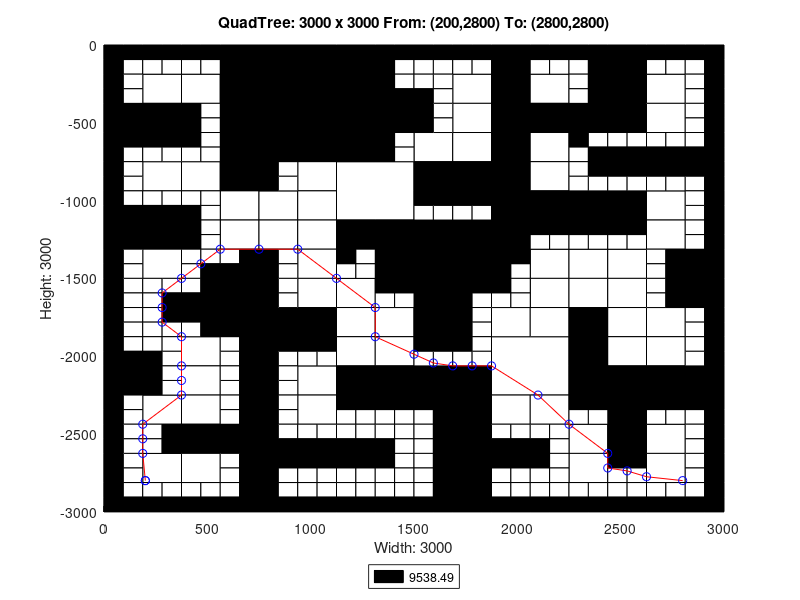

MATLAB code to generate this figure:
axis([0 3000 -3000 0]);
title('QuadTree: 3000 x 3000 From: (200,2800) To: (2800,2800)');
xlabel('Width: 3000');
ylabel('Height: 3000');
rectangle('Position',[750 -375 375 375], 'FaceColor',[0 0 0]);
rectangle('Position',[750 -750 375 375], 'FaceColor',[0 0 0]);
rectangle('Position',[1125 -1125 375 375], 'FaceColor',[1 1 1]);
rectangle('Position',[1500 -1500 375 375], 'FaceColor',[0 0 0]);
rectangle('Position',[1875 -2250 375 375], 'FaceColor',[1 1 1]);
rectangle('Position',[187.5 -375 187.5 187.5], 'FaceColor',[1 1 1]);
rectangle('Position',[562.5 -187.5 187.5 187.5], 'FaceColor',[0 0 0]);
rectangle('Position',[375 -375 187.5 187.5], 'FaceColor',[1 1 1]);
rectangle('Position',[562.5 -375 187.5 187.5], 'FaceColor',[0 0 0]);
rectangle('Position',[0 -562.5 187.5 187.5], 'FaceColor',[0 0 0]);
rectangle('Position',[187.5 -562.5 187.5 187.5], 'FaceColor',[0 0 0]);
rectangle('Position',[562.5 -562.5 187.5 187.5], 'FaceColor',[0 0 0]);
rectangle('Position',[562.5 -750 187.5 187.5], 'FaceColor',[0 0 0]);
rectangle('Position',[1125 -187.5 187.5 187.5], 'FaceColor',[0 0 0]);
rectangle('Position',[1125 -375 187.5 187.5], 'FaceColor',[0 0 0]);
rectangle('Position',[1125 -562.5 187.5 187.5], 'FaceColor',[0 0 0]);
rectangle('Position',[1312.5 -562.5 187.5 187.5], 'FaceColor',[0 0 0]);
rectangle('Position',[1125 -750 187.5 187.5], 'FaceColor',[0 0 0]);
rectangle('Position',[187.5 -937.5 187.5 187.5], 'FaceColor',[1 1 1]);
rectangle('Position',[375 -937.5 187.5 187.5], 'FaceColor',[1 1 1]);
rectangle('Position',[562.5 -937.5 187.5 187.5], 'FaceColor',[0 0 0]);
rectangle('Position',[562.5 -1125 187.5 187.5], 'FaceColor',[1 1 1]);
rectangle('Position',[0 -1312.5 187.5 187.5], 'FaceColor',[0 0 0]);
rectangle('Position',[187.5 -1312.5 187.5 187.5], 'FaceColor',[0 0 0]);
rectangle('Position',[187.5 -1500 187.5 187.5], 'FaceColor',[1 1 1]);
rectangle('Position',[562.5 -1312.5 187.5 187.5], 'FaceColor',[1 1 1]);
rectangle('Position',[937.5 -937.5 187.5 187.5], 'FaceColor',[1 1 1]);
rectangle('Position',[750 -1125 187.5 187.5], 'FaceColor',[1 1 1]);
rectangle('Position',[937.5 -1125 187.5 187.5], 'FaceColor',[1 1 1]);
rectangle('Position',[750 -1312.5 187.5 187.5], 'FaceColor',[1 1 1]);
rectangle('Position',[937.5 -1312.5 187.5 187.5], 'FaceColor',[1 1 1]);
rectangle('Position',[937.5 -1500 187.5 187.5], 'FaceColor',[1 1 1]);
rectangle('Position',[1125 -1312.5 187.5 187.5], 'FaceColor',[0 0 0]);
rectangle('Position',[1312.5 -1312.5 187.5 187.5], 'FaceColor',[0 0 0]);
rectangle('Position',[1312.5 -1500 187.5 187.5], 'FaceColor',[0 0 0]);
rectangle('Position',[1687.5 -375 187.5 187.5], 'FaceColor',[1 1 1]);
rectangle('Position',[1875 -187.5 187.5 187.5], 'FaceColor',[0 0 0]);
rectangle('Position',[1875 -375 187.5 187.5], 'FaceColor',[0 0 0]);
rectangle('Position',[2062.5 -375 187.5 187.5], 'FaceColor',[1 1 1]);
rectangle('Position',[1687.5 -562.5 187.5 187.5], 'FaceColor',[1 1 1]);
rectangle('Position',[1500 -750 187.5 187.5], 'FaceColor',[1 1 1]);
rectangle('Position',[1687.5 -750 187.5 187.5], 'FaceColor',[1 1 1]);
rectangle('Position',[1875 -562.5 187.5 187.5], 'FaceColor',[0 0 0]);
rectangle('Position',[2062.5 -562.5 187.5 187.5], 'FaceColor',[0 0 0]);
rectangle('Position',[1875 -750 187.5 187.5], 'FaceColor',[0 0 0]);
rectangle('Position',[2062.5 -750 187.5 187.5], 'FaceColor',[1 1 1]);
rectangle('Position',[2437.5 -187.5 187.5 187.5], 'FaceColor',[0 0 0]);
rectangle('Position',[2437.5 -375 187.5 187.5], 'FaceColor',[0 0 0]);
rectangle('Position',[2625 -375 187.5 187.5], 'FaceColor',[1 1 1]);
rectangle('Position',[2250 -562.5 187.5 187.5], 'FaceColor',[0 0 0]);
rectangle('Position',[2437.5 -562.5 187.5 187.5], 'FaceColor',[0 0 0]);
rectangle('Position',[2625 -562.5 187.5 187.5], 'FaceColor',[1 1 1]);
rectangle('Position',[1500 -937.5 187.5 187.5], 'FaceColor',[0 0 0]);
rectangle('Position',[1687.5 -937.5 187.5 187.5], 'FaceColor',[0 0 0]);
rectangle('Position',[1875 -937.5 187.5 187.5], 'FaceColor',[0 0 0]);
rectangle('Position',[2062.5 -937.5 187.5 187.5], 'FaceColor',[1 1 1]);
rectangle('Position',[1875 -1125 187.5 187.5], 'FaceColor',[0 0 0]);
rectangle('Position',[2062.5 -1125 187.5 187.5], 'FaceColor',[0 0 0]);
rectangle('Position',[1875 -1312.5 187.5 187.5], 'FaceColor',[0 0 0]);
rectangle('Position',[2062.5 -1500 187.5 187.5], 'FaceColor',[1 1 1]);
rectangle('Position',[2250 -1125 187.5 187.5], 'FaceColor',[0 0 0]);
rectangle('Position',[2437.5 -1125 187.5 187.5], 'FaceColor',[0 0 0]);
rectangle('Position',[2625 -1125 187.5 187.5], 'FaceColor',[1 1 1]);
rectangle('Position',[2250 -1500 187.5 187.5], 'FaceColor',[1 1 1]);
rectangle('Position',[2437.5 -1500 187.5 187.5], 'FaceColor',[1 1 1]);
rectangle('Position',[2625 -1312.5 187.5 187.5], 'FaceColor',[1 1 1]);
rectangle('Position',[2812.5 -1500 187.5 187.5], 'FaceColor',[0 0 0]);
rectangle('Position',[562.5 -1687.5 187.5 187.5], 'FaceColor',[0 0 0]);
rectangle('Position',[562.5 -1875 187.5 187.5], 'FaceColor',[0 0 0]);
rectangle('Position',[0 -2250 187.5 187.5], 'FaceColor',[0 0 0]);
rectangle('Position',[375 -2062.5 187.5 187.5], 'FaceColor',[1 1 1]);
rectangle('Position',[375 -2250 187.5 187.5], 'FaceColor',[1 1 1]);
rectangle('Position',[937.5 -1687.5 187.5 187.5], 'FaceColor',[1 1 1]);
rectangle('Position',[750 -1875 187.5 187.5], 'FaceColor',[0 0 0]);
rectangle('Position',[937.5 -1875 187.5 187.5], 'FaceColor',[0 0 0]);
rectangle('Position',[1125 -1687.5 187.5 187.5], 'FaceColor',[1 1 1]);
rectangle('Position',[1125 -1875 187.5 187.5], 'FaceColor',[1 1 1]);
rectangle('Position',[1312.5 -1875 187.5 187.5], 'FaceColor',[1 1 1]);
rectangle('Position',[937.5 -2250 187.5 187.5], 'FaceColor',[1 1 1]);
rectangle('Position',[1125 -2062.5 187.5 187.5], 'FaceColor',[1 1 1]);
rectangle('Position',[1312.5 -2062.5 187.5 187.5], 'FaceColor',[1 1 1]);
rectangle('Position',[1125 -2250 187.5 187.5], 'FaceColor',[0 0 0]);
rectangle('Position',[1312.5 -2250 187.5 187.5], 'FaceColor',[0 0 0]);
rectangle('Position',[187.5 -2437.5 187.5 187.5], 'FaceColor',[1 1 1]);
rectangle('Position',[375 -2437.5 187.5 187.5], 'FaceColor',[1 1 1]);
rectangle('Position',[375 -2625 187.5 187.5], 'FaceColor',[0 0 0]);
rectangle('Position',[562.5 -2625 187.5 187.5], 'FaceColor',[0 0 0]);
rectangle('Position',[187.5 -2812.5 187.5 187.5], 'FaceColor',[1 1 1]);
rectangle('Position',[375 -2812.5 187.5 187.5], 'FaceColor',[1 1 1]);
rectangle('Position',[937.5 -2437.5 187.5 187.5], 'FaceColor',[1 1 1]);
rectangle('Position',[1500 -1687.5 187.5 187.5], 'FaceColor',[0 0 0]);
rectangle('Position',[1500 -1875 187.5 187.5], 'FaceColor',[0 0 0]);
rectangle('Position',[2062.5 -1687.5 187.5 187.5], 'FaceColor',[1 1 1]);
rectangle('Position',[1875 -1875 187.5 187.5], 'FaceColor',[1 1 1]);
rectangle('Position',[2062.5 -1875 187.5 187.5], 'FaceColor',[1 1 1]);
rectangle('Position',[1500 -2250 187.5 187.5], 'FaceColor',[0 0 0]);
rectangle('Position',[1687.5 -2250 187.5 187.5], 'FaceColor',[0 0 0]);
rectangle('Position',[2250 -1687.5 187.5 187.5], 'FaceColor',[1 1 1]);
rectangle('Position',[2437.5 -1687.5 187.5 187.5], 'FaceColor',[1 1 1]);
rectangle('Position',[2250 -1875 187.5 187.5], 'FaceColor',[0 0 0]);
rectangle('Position',[2437.5 -1875 187.5 187.5], 'FaceColor',[1 1 1]);
rectangle('Position',[2812.5 -1687.5 187.5 187.5], 'FaceColor',[0 0 0]);
rectangle('Position',[2625 -1875 187.5 187.5], 'FaceColor',[1 1 1]);
rectangle('Position',[2250 -2062.5 187.5 187.5], 'FaceColor',[0 0 0]);
rectangle('Position',[2437.5 -2062.5 187.5 187.5], 'FaceColor',[1 1 1]);
rectangle('Position',[2250 -2250 187.5 187.5], 'FaceColor',[0 0 0]);
rectangle('Position',[2437.5 -2250 187.5 187.5], 'FaceColor',[0 0 0]);
rectangle('Position',[2625 -2062.5 187.5 187.5], 'FaceColor',[1 1 1]);
rectangle('Position',[2625 -2250 187.5 187.5], 'FaceColor',[0 0 0]);
rectangle('Position',[2812.5 -2250 187.5 187.5], 'FaceColor',[0 0 0]);
rectangle('Position',[1687.5 -2437.5 187.5 187.5], 'FaceColor',[0 0 0]);
rectangle('Position',[1687.5 -2625 187.5 187.5], 'FaceColor',[0 0 0]);
rectangle('Position',[1875 -2437.5 187.5 187.5], 'FaceColor',[1 1 1]);
rectangle('Position',[2062.5 -2437.5 187.5 187.5], 'FaceColor',[1 1 1]);
rectangle('Position',[1687.5 -2812.5 187.5 187.5], 'FaceColor',[0 0 0]);
rectangle('Position',[1687.5 -3000 187.5 187.5], 'FaceColor',[0 0 0]);
rectangle('Position',[2437.5 -2437.5 187.5 187.5], 'FaceColor',[0 0 0]);
rectangle('Position',[2250 -2625 187.5 187.5], 'FaceColor',[1 1 1]);
rectangle('Position',[2437.5 -2625 187.5 187.5], 'FaceColor',[0 0 0]);
rectangle('Position',[2625 -2625 187.5 187.5], 'FaceColor',[1 1 1]);
rectangle('Position',[2250 -2812.5 187.5 187.5], 'FaceColor',[1 1 1]);
rectangle('Position',[2625 -2812.5 187.5 187.5], 'FaceColor',[1 1 1]);
rectangle('Position',[0 -93.75 93.75 93.75], 'FaceColor',[0 0 0]);
rectangle('Position',[93.75 -93.75 93.75 93.75], 'FaceColor',[0 0 0]);
rectangle('Position',[0 -187.5 93.75 93.75], 'FaceColor',[0 0 0]);
rectangle('Position',[93.75 -187.5 93.75 93.75], 'FaceColor',[1 1 1]);
rectangle('Position',[187.5 -93.75 93.75 93.75], 'FaceColor',[0 0 0]);
rectangle('Position',[281.25 -93.75 93.75 93.75], 'FaceColor',[0 0 0]);
rectangle('Position',[187.5 -187.5 93.75 93.75], 'FaceColor',[1 1 1]);
rectangle('Position',[281.25 -187.5 93.75 93.75], 'FaceColor',[1 1 1]);
rectangle('Position',[0 -281.25 93.75 93.75], 'FaceColor',[0 0 0]);
rectangle('Position',[93.75 -281.25 93.75 93.75], 'FaceColor',[1 1 1]);
rectangle('Position',[0 -375 93.75 93.75], 'FaceColor',[0 0 0]);
rectangle('Position',[93.75 -375 93.75 93.75], 'FaceColor',[1 1 1]);
rectangle('Position',[375 -93.75 93.75 93.75], 'FaceColor',[0 0 0]);
rectangle('Position',[468.75 -93.75 93.75 93.75], 'FaceColor',[0 0 0]);
rectangle('Position',[375 -187.5 93.75 93.75], 'FaceColor',[1 1 1]);
rectangle('Position',[468.75 -187.5 93.75 93.75], 'FaceColor',[1 1 1]);
rectangle('Position',[0 -656.25 93.75 93.75], 'FaceColor',[0 0 0]);
rectangle('Position',[93.75 -656.25 93.75 93.75], 'FaceColor',[0 0 0]);
rectangle('Position',[0 -750 93.75 93.75], 'FaceColor',[0 0 0]);
rectangle('Position',[93.75 -750 93.75 93.75], 'FaceColor',[1 1 1]);
rectangle('Position',[187.5 -656.25 93.75 93.75], 'FaceColor',[0 0 0]);
rectangle('Position',[281.25 -656.25 93.75 93.75], 'FaceColor',[0 0 0]);
rectangle('Position',[187.5 -750 93.75 93.75], 'FaceColor',[1 1 1]);
rectangle('Position',[281.25 -750 93.75 93.75], 'FaceColor',[1 1 1]);
rectangle('Position',[375 -468.75 93.75 93.75], 'FaceColor',[0 0 0]);
rectangle('Position',[468.75 -468.75 93.75 93.75], 'FaceColor',[1 1 1]);
rectangle('Position',[375 -562.5 93.75 93.75], 'FaceColor',[0 0 0]);
rectangle('Position',[468.75 -562.5 93.75 93.75], 'FaceColor',[1 1 1]);
rectangle('Position',[375 -656.25 93.75 93.75], 'FaceColor',[0 0 0]);
rectangle('Position',[468.75 -656.25 93.75 93.75], 'FaceColor',[1 1 1]);
rectangle('Position',[375 -750 93.75 93.75], 'FaceColor',[1 1 1]);
rectangle('Position',[468.75 -750 93.75 93.75], 'FaceColor',[1 1 1]);
rectangle('Position',[1312.5 -93.75 93.75 93.75], 'FaceColor',[0 0 0]);
rectangle('Position',[1406.25 -93.75 93.75 93.75], 'FaceColor',[0 0 0]);
rectangle('Position',[1312.5 -187.5 93.75 93.75], 'FaceColor',[0 0 0]);
rectangle('Position',[1406.25 -187.5 93.75 93.75], 'FaceColor',[1 1 1]);
rectangle('Position',[1312.5 -281.25 93.75 93.75], 'FaceColor',[0 0 0]);
rectangle('Position',[1406.25 -281.25 93.75 93.75], 'FaceColor',[1 1 1]);
rectangle('Position',[1312.5 -375 93.75 93.75], 'FaceColor',[0 0 0]);
rectangle('Position',[1406.25 -375 93.75 93.75], 'FaceColor',[0 0 0]);
rectangle('Position',[1312.5 -656.25 93.75 93.75], 'FaceColor',[0 0 0]);
rectangle('Position',[1406.25 -656.25 93.75 93.75], 'FaceColor',[1 1 1]);
rectangle('Position',[1312.5 -750 93.75 93.75], 'FaceColor',[0 0 0]);
rectangle('Position',[1406.25 -750 93.75 93.75], 'FaceColor',[1 1 1]);
rectangle('Position',[0 -843.75 93.75 93.75], 'FaceColor',[0 0 0]);
rectangle('Position',[93.75 -843.75 93.75 93.75], 'FaceColor',[1 1 1]);
rectangle('Position',[0 -937.5 93.75 93.75], 'FaceColor',[0 0 0]);
rectangle('Position',[93.75 -937.5 93.75 93.75], 'FaceColor',[1 1 1]);
rectangle('Position',[0 -1031.25 93.75 93.75], 'FaceColor',[0 0 0]);
rectangle('Position',[93.75 -1031.25 93.75 93.75], 'FaceColor',[1 1 1]);
rectangle('Position',[0 -1125 93.75 93.75], 'FaceColor',[0 0 0]);
rectangle('Position',[93.75 -1125 93.75 93.75], 'FaceColor',[0 0 0]);
rectangle('Position',[187.5 -1031.25 93.75 93.75], 'FaceColor',[1 1 1]);
rectangle('Position',[281.25 -1031.25 93.75 93.75], 'FaceColor',[1 1 1]);
rectangle('Position',[187.5 -1125 93.75 93.75], 'FaceColor',[0 0 0]);
rectangle('Position',[281.25 -1125 93.75 93.75], 'FaceColor',[0 0 0]);
rectangle('Position',[375 -1031.25 93.75 93.75], 'FaceColor',[1 1 1]);
rectangle('Position',[468.75 -1031.25 93.75 93.75], 'FaceColor',[1 1 1]);
rectangle('Position',[375 -1125 93.75 93.75], 'FaceColor',[0 0 0]);
rectangle('Position',[468.75 -1125 93.75 93.75], 'FaceColor',[1 1 1]);
rectangle('Position',[0 -1406.25 93.75 93.75], 'FaceColor',[0 0 0]);
rectangle('Position',[93.75 -1406.25 93.75 93.75], 'FaceColor',[1 1 1]);
rectangle('Position',[0 -1500 93.75 93.75], 'FaceColor',[0 0 0]);
rectangle('Position',[93.75 -1500 93.75 93.75], 'FaceColor',[1 1 1]);
rectangle('Position',[375 -1218.75 93.75 93.75], 'FaceColor',[0 0 0]);
rectangle('Position',[468.75 -1218.75 93.75 93.75], 'FaceColor',[1 1 1]);
rectangle('Position',[375 -1312.5 93.75 93.75], 'FaceColor',[0 0 0]);
rectangle('Position',[468.75 -1312.5 93.75 93.75], 'FaceColor',[1 1 1]);
rectangle('Position',[375 -1406.25 93.75 93.75], 'FaceColor',[1 1 1]);
rectangle('Position',[468.75 -1406.25 93.75 93.75], 'FaceColor',[1 1 1]);
rectangle('Position',[375 -1500 93.75 93.75], 'FaceColor',[1 1 1]);
rectangle('Position',[468.75 -1500 93.75 93.75], 'FaceColor',[0 0 0]);
rectangle('Position',[562.5 -1406.25 93.75 93.75], 'FaceColor',[1 1 1]);
rectangle('Position',[656.25 -1406.25 93.75 93.75], 'FaceColor',[0 0 0]);
rectangle('Position',[562.5 -1500 93.75 93.75], 'FaceColor',[0 0 0]);
rectangle('Position',[656.25 -1500 93.75 93.75], 'FaceColor',[0 0 0]);
rectangle('Position',[750 -843.75 93.75 93.75], 'FaceColor',[0 0 0]);
rectangle('Position',[843.75 -843.75 93.75 93.75], 'FaceColor',[1 1 1]);
rectangle('Position',[750 -937.5 93.75 93.75], 'FaceColor',[0 0 0]);
rectangle('Position',[843.75 -937.5 93.75 93.75], 'FaceColor',[1 1 1]);
rectangle('Position',[750 -1406.25 93.75 93.75], 'FaceColor',[0 0 0]);
rectangle('Position',[843.75 -1406.25 93.75 93.75], 'FaceColor',[1 1 1]);
rectangle('Position',[750 -1500 93.75 93.75], 'FaceColor',[0 0 0]);
rectangle('Position',[843.75 -1500 93.75 93.75], 'FaceColor',[1 1 1]);
rectangle('Position',[1125 -1406.25 93.75 93.75], 'FaceColor',[0 0 0]);
rectangle('Position',[1218.75 -1406.25 93.75 93.75], 'FaceColor',[1 1 1]);
rectangle('Position',[1125 -1500 93.75 93.75], 'FaceColor',[1 1 1]);
rectangle('Position',[1218.75 -1500 93.75 93.75], 'FaceColor',[1 1 1]);
rectangle('Position',[1500 -93.75 93.75 93.75], 'FaceColor',[0 0 0]);
rectangle('Position',[1593.75 -93.75 93.75 93.75], 'FaceColor',[0 0 0]);
rectangle('Position',[1500 -187.5 93.75 93.75], 'FaceColor',[1 1 1]);
rectangle('Position',[1593.75 -187.5 93.75 93.75], 'FaceColor',[1 1 1]);
rectangle('Position',[1687.5 -93.75 93.75 93.75], 'FaceColor',[0 0 0]);
rectangle('Position',[1781.25 -93.75 93.75 93.75], 'FaceColor',[0 0 0]);
rectangle('Position',[1687.5 -187.5 93.75 93.75], 'FaceColor',[1 1 1]);
rectangle('Position',[1781.25 -187.5 93.75 93.75], 'FaceColor',[1 1 1]);
rectangle('Position',[1500 -281.25 93.75 93.75], 'FaceColor',[1 1 1]);
rectangle('Position',[1593.75 -281.25 93.75 93.75], 'FaceColor',[1 1 1]);
rectangle('Position',[1500 -375 93.75 93.75], 'FaceColor',[0 0 0]);
rectangle('Position',[1593.75 -375 93.75 93.75], 'FaceColor',[1 1 1]);
rectangle('Position',[2062.5 -93.75 93.75 93.75], 'FaceColor',[0 0 0]);
rectangle('Position',[2156.25 -93.75 93.75 93.75], 'FaceColor',[0 0 0]);
rectangle('Position',[2062.5 -187.5 93.75 93.75], 'FaceColor',[1 1 1]);
rectangle('Position',[2156.25 -187.5 93.75 93.75], 'FaceColor',[1 1 1]);
rectangle('Position',[1500 -468.75 93.75 93.75], 'FaceColor',[0 0 0]);
rectangle('Position',[1593.75 -468.75 93.75 93.75], 'FaceColor',[1 1 1]);
rectangle('Position',[1500 -562.5 93.75 93.75], 'FaceColor',[0 0 0]);
rectangle('Position',[1593.75 -562.5 93.75 93.75], 'FaceColor',[1 1 1]);
rectangle('Position',[2250 -93.75 93.75 93.75], 'FaceColor',[0 0 0]);
rectangle('Position',[2343.75 -93.75 93.75 93.75], 'FaceColor',[0 0 0]);
rectangle('Position',[2250 -187.5 93.75 93.75], 'FaceColor',[1 1 1]);
rectangle('Position',[2343.75 -187.5 93.75 93.75], 'FaceColor',[0 0 0]);
rectangle('Position',[2250 -281.25 93.75 93.75], 'FaceColor',[1 1 1]);
rectangle('Position',[2343.75 -281.25 93.75 93.75], 'FaceColor',[0 0 0]);
rectangle('Position',[2250 -375 93.75 93.75], 'FaceColor',[1 1 1]);
rectangle('Position',[2343.75 -375 93.75 93.75], 'FaceColor',[0 0 0]);
rectangle('Position',[2625 -93.75 93.75 93.75], 'FaceColor',[0 0 0]);
rectangle('Position',[2718.75 -93.75 93.75 93.75], 'FaceColor',[0 0 0]);
rectangle('Position',[2625 -187.5 93.75 93.75], 'FaceColor',[1 1 1]);
rectangle('Position',[2718.75 -187.5 93.75 93.75], 'FaceColor',[1 1 1]);
rectangle('Position',[2812.5 -93.75 93.75 93.75], 'FaceColor',[0 0 0]);
rectangle('Position',[2906.25 -93.75 93.75 93.75], 'FaceColor',[0 0 0]);
rectangle('Position',[2812.5 -187.5 93.75 93.75], 'FaceColor',[1 1 1]);
rectangle('Position',[2906.25 -187.5 93.75 93.75], 'FaceColor',[0 0 0]);
rectangle('Position',[2812.5 -281.25 93.75 93.75], 'FaceColor',[1 1 1]);
rectangle('Position',[2906.25 -281.25 93.75 93.75], 'FaceColor',[0 0 0]);
rectangle('Position',[2812.5 -375 93.75 93.75], 'FaceColor',[1 1 1]);
rectangle('Position',[2906.25 -375 93.75 93.75], 'FaceColor',[0 0 0]);
rectangle('Position',[2250 -656.25 93.75 93.75], 'FaceColor',[0 0 0]);
rectangle('Position',[2343.75 -656.25 93.75 93.75], 'FaceColor',[1 1 1]);
rectangle('Position',[2250 -750 93.75 93.75], 'FaceColor',[1 1 1]);
rectangle('Position',[2343.75 -750 93.75 93.75], 'FaceColor',[0 0 0]);
rectangle('Position',[2437.5 -656.25 93.75 93.75], 'FaceColor',[1 1 1]);
rectangle('Position',[2531.25 -656.25 93.75 93.75], 'FaceColor',[1 1 1]);
rectangle('Position',[2437.5 -750 93.75 93.75], 'FaceColor',[0 0 0]);
rectangle('Position',[2531.25 -750 93.75 93.75], 'FaceColor',[0 0 0]);
rectangle('Position',[2812.5 -468.75 93.75 93.75], 'FaceColor',[1 1 1]);
rectangle('Position',[2906.25 -468.75 93.75 93.75], 'FaceColor',[0 0 0]);
rectangle('Position',[2812.5 -562.5 93.75 93.75], 'FaceColor',[1 1 1]);
rectangle('Position',[2906.25 -562.5 93.75 93.75], 'FaceColor',[0 0 0]);
rectangle('Position',[2625 -656.25 93.75 93.75], 'FaceColor',[1 1 1]);
rectangle('Position',[2718.75 -656.25 93.75 93.75], 'FaceColor',[1 1 1]);
rectangle('Position',[2625 -750 93.75 93.75], 'FaceColor',[0 0 0]);
rectangle('Position',[2718.75 -750 93.75 93.75], 'FaceColor',[0 0 0]);
rectangle('Position',[2812.5 -656.25 93.75 93.75], 'FaceColor',[1 1 1]);
rectangle('Position',[2906.25 -656.25 93.75 93.75], 'FaceColor',[0 0 0]);
rectangle('Position',[2812.5 -750 93.75 93.75], 'FaceColor',[0 0 0]);
rectangle('Position',[2906.25 -750 93.75 93.75], 'FaceColor',[0 0 0]);
rectangle('Position',[1500 -1031.25 93.75 93.75], 'FaceColor',[0 0 0]);
rectangle('Position',[1593.75 -1031.25 93.75 93.75], 'FaceColor',[0 0 0]);
rectangle('Position',[1500 -1125 93.75 93.75], 'FaceColor',[1 1 1]);
rectangle('Position',[1593.75 -1125 93.75 93.75], 'FaceColor',[1 1 1]);
rectangle('Position',[1687.5 -1031.25 93.75 93.75], 'FaceColor',[0 0 0]);
rectangle('Position',[1781.25 -1031.25 93.75 93.75], 'FaceColor',[0 0 0]);
rectangle('Position',[1687.5 -1125 93.75 93.75], 'FaceColor',[1 1 1]);
rectangle('Position',[1781.25 -1125 93.75 93.75], 'FaceColor',[1 1 1]);
rectangle('Position',[2062.5 -1218.75 93.75 93.75], 'FaceColor',[0 0 0]);
rectangle('Position',[2156.25 -1218.75 93.75 93.75], 'FaceColor',[0 0 0]);
rectangle('Position',[2062.5 -1312.5 93.75 93.75], 'FaceColor',[1 1 1]);
rectangle('Position',[2156.25 -1312.5 93.75 93.75], 'FaceColor',[1 1 1]);
rectangle('Position',[1875 -1406.25 93.75 93.75], 'FaceColor',[0 0 0]);
rectangle('Position',[1968.75 -1406.25 93.75 93.75], 'FaceColor',[0 0 0]);
rectangle('Position',[1875 -1500 93.75 93.75], 'FaceColor',[0 0 0]);
rectangle('Position',[1968.75 -1500 93.75 93.75], 'FaceColor',[1 1 1]);
rectangle('Position',[2250 -843.75 93.75 93.75], 'FaceColor',[1 1 1]);
rectangle('Position',[2343.75 -843.75 93.75 93.75], 'FaceColor',[0 0 0]);
rectangle('Position',[2250 -937.5 93.75 93.75], 'FaceColor',[1 1 1]);
rectangle('Position',[2343.75 -937.5 93.75 93.75], 'FaceColor',[1 1 1]);
rectangle('Position',[2437.5 -843.75 93.75 93.75], 'FaceColor',[0 0 0]);
rectangle('Position',[2531.25 -843.75 93.75 93.75], 'FaceColor',[0 0 0]);
rectangle('Position',[2437.5 -937.5 93.75 93.75], 'FaceColor',[1 1 1]);
rectangle('Position',[2531.25 -937.5 93.75 93.75], 'FaceColor',[1 1 1]);
rectangle('Position',[2625 -843.75 93.75 93.75], 'FaceColor',[0 0 0]);
rectangle('Position',[2718.75 -843.75 93.75 93.75], 'FaceColor',[0 0 0]);
rectangle('Position',[2625 -937.5 93.75 93.75], 'FaceColor',[1 1 1]);
rectangle('Position',[2718.75 -937.5 93.75 93.75], 'FaceColor',[1 1 1]);
rectangle('Position',[2812.5 -843.75 93.75 93.75], 'FaceColor',[0 0 0]);
rectangle('Position',[2906.25 -843.75 93.75 93.75], 'FaceColor',[0 0 0]);
rectangle('Position',[2812.5 -937.5 93.75 93.75], 'FaceColor',[1 1 1]);
rectangle('Position',[2906.25 -937.5 93.75 93.75], 'FaceColor',[0 0 0]);
rectangle('Position',[2812.5 -1031.25 93.75 93.75], 'FaceColor',[1 1 1]);
rectangle('Position',[2906.25 -1031.25 93.75 93.75], 'FaceColor',[0 0 0]);
rectangle('Position',[2812.5 -1125 93.75 93.75], 'FaceColor',[1 1 1]);
rectangle('Position',[2906.25 -1125 93.75 93.75], 'FaceColor',[0 0 0]);
rectangle('Position',[2250 -1218.75 93.75 93.75], 'FaceColor',[0 0 0]);
rectangle('Position',[2343.75 -1218.75 93.75 93.75], 'FaceColor',[0 0 0]);
rectangle('Position',[2250 -1312.5 93.75 93.75], 'FaceColor',[1 1 1]);
rectangle('Position',[2343.75 -1312.5 93.75 93.75], 'FaceColor',[1 1 1]);
rectangle('Position',[2437.5 -1218.75 93.75 93.75], 'FaceColor',[0 0 0]);
rectangle('Position',[2531.25 -1218.75 93.75 93.75], 'FaceColor',[0 0 0]);
rectangle('Position',[2437.5 -1312.5 93.75 93.75], 'FaceColor',[1 1 1]);
rectangle('Position',[2531.25 -1312.5 93.75 93.75], 'FaceColor',[1 1 1]);
rectangle('Position',[2812.5 -1218.75 93.75 93.75], 'FaceColor',[1 1 1]);
rectangle('Position',[2906.25 -1218.75 93.75 93.75], 'FaceColor',[0 0 0]);
rectangle('Position',[2812.5 -1312.5 93.75 93.75], 'FaceColor',[1 1 1]);
rectangle('Position',[2906.25 -1312.5 93.75 93.75], 'FaceColor',[0 0 0]);
rectangle('Position',[2625 -1406.25 93.75 93.75], 'FaceColor',[1 1 1]);
rectangle('Position',[2718.75 -1406.25 93.75 93.75], 'FaceColor',[0 0 0]);
rectangle('Position',[2625 -1500 93.75 93.75], 'FaceColor',[1 1 1]);
rectangle('Position',[2718.75 -1500 93.75 93.75], 'FaceColor',[0 0 0]);
rectangle('Position',[0 -1593.75 93.75 93.75], 'FaceColor',[0 0 0]);
rectangle('Position',[93.75 -1593.75 93.75 93.75], 'FaceColor',[1 1 1]);
rectangle('Position',[0 -1687.5 93.75 93.75], 'FaceColor',[0 0 0]);
rectangle('Position',[93.75 -1687.5 93.75 93.75], 'FaceColor',[1 1 1]);
rectangle('Position',[187.5 -1593.75 93.75 93.75], 'FaceColor',[1 1 1]);
rectangle('Position',[281.25 -1593.75 93.75 93.75], 'FaceColor',[1 1 1]);
rectangle('Position',[187.5 -1687.5 93.75 93.75], 'FaceColor',[1 1 1]);
rectangle('Position',[281.25 -1687.5 93.75 93.75], 'FaceColor',[0 0 0]);
rectangle('Position',[0 -1781.25 93.75 93.75], 'FaceColor',[0 0 0]);
rectangle('Position',[93.75 -1781.25 93.75 93.75], 'FaceColor',[1 1 1]);
rectangle('Position',[0 -1875 93.75 93.75], 'FaceColor',[0 0 0]);
rectangle('Position',[93.75 -1875 93.75 93.75], 'FaceColor',[1 1 1]);
rectangle('Position',[187.5 -1781.25 93.75 93.75], 'FaceColor',[1 1 1]);
rectangle('Position',[281.25 -1781.25 93.75 93.75], 'FaceColor',[0 0 0]);
rectangle('Position',[187.5 -1875 93.75 93.75], 'FaceColor',[1 1 1]);
rectangle('Position',[281.25 -1875 93.75 93.75], 'FaceColor',[1 1 1]);
rectangle('Position',[375 -1593.75 93.75 93.75], 'FaceColor',[1 1 1]);
rectangle('Position',[468.75 -1593.75 93.75 93.75], 'FaceColor',[0 0 0]);
rectangle('Position',[375 -1687.5 93.75 93.75], 'FaceColor',[0 0 0]);
rectangle('Position',[468.75 -1687.5 93.75 93.75], 'FaceColor',[0 0 0]);
rectangle('Position',[375 -1781.25 93.75 93.75], 'FaceColor',[0 0 0]);
rectangle('Position',[468.75 -1781.25 93.75 93.75], 'FaceColor',[0 0 0]);
rectangle('Position',[375 -1875 93.75 93.75], 'FaceColor',[1 1 1]);
rectangle('Position',[468.75 -1875 93.75 93.75], 'FaceColor',[0 0 0]);
rectangle('Position',[0 -1968.75 93.75 93.75], 'FaceColor',[0 0 0]);
rectangle('Position',[93.75 -1968.75 93.75 93.75], 'FaceColor',[1 1 1]);
rectangle('Position',[0 -2062.5 93.75 93.75], 'FaceColor',[0 0 0]);
rectangle('Position',[93.75 -2062.5 93.75 93.75], 'FaceColor',[0 0 0]);
rectangle('Position',[187.5 -1968.75 93.75 93.75], 'FaceColor',[1 1 1]);
rectangle('Position',[281.25 -1968.75 93.75 93.75], 'FaceColor',[1 1 1]);
rectangle('Position',[187.5 -2062.5 93.75 93.75], 'FaceColor',[0 0 0]);
rectangle('Position',[281.25 -2062.5 93.75 93.75], 'FaceColor',[1 1 1]);
rectangle('Position',[187.5 -2156.25 93.75 93.75], 'FaceColor',[0 0 0]);
rectangle('Position',[281.25 -2156.25 93.75 93.75], 'FaceColor',[1 1 1]);
rectangle('Position',[187.5 -2250 93.75 93.75], 'FaceColor',[0 0 0]);
rectangle('Position',[281.25 -2250 93.75 93.75], 'FaceColor',[1 1 1]);
rectangle('Position',[562.5 -1968.75 93.75 93.75], 'FaceColor',[1 1 1]);
rectangle('Position',[656.25 -1968.75 93.75 93.75], 'FaceColor',[0 0 0]);
rectangle('Position',[562.5 -2062.5 93.75 93.75], 'FaceColor',[1 1 1]);
rectangle('Position',[656.25 -2062.5 93.75 93.75], 'FaceColor',[0 0 0]);
rectangle('Position',[562.5 -2156.25 93.75 93.75], 'FaceColor',[1 1 1]);
rectangle('Position',[656.25 -2156.25 93.75 93.75], 'FaceColor',[0 0 0]);
rectangle('Position',[562.5 -2250 93.75 93.75], 'FaceColor',[1 1 1]);
rectangle('Position',[656.25 -2250 93.75 93.75], 'FaceColor',[0 0 0]);
rectangle('Position',[750 -1593.75 93.75 93.75], 'FaceColor',[0 0 0]);
rectangle('Position',[843.75 -1593.75 93.75 93.75], 'FaceColor',[1 1 1]);
rectangle('Position',[750 -1687.5 93.75 93.75], 'FaceColor',[0 0 0]);
rectangle('Position',[843.75 -1687.5 93.75 93.75], 'FaceColor',[1 1 1]);
rectangle('Position',[1312.5 -1593.75 93.75 93.75], 'FaceColor',[0 0 0]);
rectangle('Position',[1406.25 -1593.75 93.75 93.75], 'FaceColor',[0 0 0]);
rectangle('Position',[1312.5 -1687.5 93.75 93.75], 'FaceColor',[1 1 1]);
rectangle('Position',[1406.25 -1687.5 93.75 93.75], 'FaceColor',[1 1 1]);
rectangle('Position',[750 -1968.75 93.75 93.75], 'FaceColor',[0 0 0]);
rectangle('Position',[843.75 -1968.75 93.75 93.75], 'FaceColor',[0 0 0]);
rectangle('Position',[750 -2062.5 93.75 93.75], 'FaceColor',[0 0 0]);
rectangle('Position',[843.75 -2062.5 93.75 93.75], 'FaceColor',[1 1 1]);
rectangle('Position',[937.5 -1968.75 93.75 93.75], 'FaceColor',[0 0 0]);
rectangle('Position',[1031.25 -1968.75 93.75 93.75], 'FaceColor',[0 0 0]);
rectangle('Position',[937.5 -2062.5 93.75 93.75], 'FaceColor',[1 1 1]);
rectangle('Position',[1031.25 -2062.5 93.75 93.75], 'FaceColor',[1 1 1]);
rectangle('Position',[750 -2156.25 93.75 93.75], 'FaceColor',[0 0 0]);
rectangle('Position',[843.75 -2156.25 93.75 93.75], 'FaceColor',[1 1 1]);
rectangle('Position',[750 -2250 93.75 93.75], 'FaceColor',[0 0 0]);
rectangle('Position',[843.75 -2250 93.75 93.75], 'FaceColor',[1 1 1]);
rectangle('Position',[0 -2343.75 93.75 93.75], 'FaceColor',[0 0 0]);
rectangle('Position',[93.75 -2343.75 93.75 93.75], 'FaceColor',[1 1 1]);
rectangle('Position',[0 -2437.5 93.75 93.75], 'FaceColor',[0 0 0]);
rectangle('Position',[93.75 -2437.5 93.75 93.75], 'FaceColor',[1 1 1]);
rectangle('Position',[0 -2531.25 93.75 93.75], 'FaceColor',[0 0 0]);
rectangle('Position',[93.75 -2531.25 93.75 93.75], 'FaceColor',[1 1 1]);
rectangle('Position',[0 -2625 93.75 93.75], 'FaceColor',[0 0 0]);
rectangle('Position',[93.75 -2625 93.75 93.75], 'FaceColor',[1 1 1]);
rectangle('Position',[187.5 -2531.25 93.75 93.75], 'FaceColor',[1 1 1]);
rectangle('Position',[281.25 -2531.25 93.75 93.75], 'FaceColor',[0 0 0]);
rectangle('Position',[187.5 -2625 93.75 93.75], 'FaceColor',[1 1 1]);
rectangle('Position',[281.25 -2625 93.75 93.75], 'FaceColor',[0 0 0]);
rectangle('Position',[562.5 -2343.75 93.75 93.75], 'FaceColor',[1 1 1]);
rectangle('Position',[656.25 -2343.75 93.75 93.75], 'FaceColor',[0 0 0]);
rectangle('Position',[562.5 -2437.5 93.75 93.75], 'FaceColor',[1 1 1]);
rectangle('Position',[656.25 -2437.5 93.75 93.75], 'FaceColor',[0 0 0]);
rectangle('Position',[0 -2718.75 93.75 93.75], 'FaceColor',[0 0 0]);
rectangle('Position',[93.75 -2718.75 93.75 93.75], 'FaceColor',[1 1 1]);
rectangle('Position',[0 -2812.5 93.75 93.75], 'FaceColor',[0 0 0]);
rectangle('Position',[93.75 -2812.5 93.75 93.75], 'FaceColor',[1 1 1]);
rectangle('Position',[0 -2906.25 93.75 93.75], 'FaceColor',[0 0 0]);
rectangle('Position',[93.75 -2906.25 93.75 93.75], 'FaceColor',[1 1 1]);
rectangle('Position',[0 -3000 93.75 93.75], 'FaceColor',[0 0 0]);
rectangle('Position',[93.75 -3000 93.75 93.75], 'FaceColor',[0 0 0]);
rectangle('Position',[187.5 -2906.25 93.75 93.75], 'FaceColor',[1 1 1]);
rectangle('Position',[281.25 -2906.25 93.75 93.75], 'FaceColor',[1 1 1]);
rectangle('Position',[187.5 -3000 93.75 93.75], 'FaceColor',[0 0 0]);
rectangle('Position',[281.25 -3000 93.75 93.75], 'FaceColor',[0 0 0]);
rectangle('Position',[562.5 -2718.75 93.75 93.75], 'FaceColor',[1 1 1]);
rectangle('Position',[656.25 -2718.75 93.75 93.75], 'FaceColor',[0 0 0]);
rectangle('Position',[562.5 -2812.5 93.75 93.75], 'FaceColor',[1 1 1]);
rectangle('Position',[656.25 -2812.5 93.75 93.75], 'FaceColor',[0 0 0]);
rectangle('Position',[375 -2906.25 93.75 93.75], 'FaceColor',[1 1 1]);
rectangle('Position',[468.75 -2906.25 93.75 93.75], 'FaceColor',[1 1 1]);
rectangle('Position',[375 -3000 93.75 93.75], 'FaceColor',[0 0 0]);
rectangle('Position',[468.75 -3000 93.75 93.75], 'FaceColor',[0 0 0]);
rectangle('Position',[562.5 -2906.25 93.75 93.75], 'FaceColor',[1 1 1]);
rectangle('Position',[656.25 -2906.25 93.75 93.75], 'FaceColor',[0 0 0]);
rectangle('Position',[562.5 -3000 93.75 93.75], 'FaceColor',[0 0 0]);
rectangle('Position',[656.25 -3000 93.75 93.75], 'FaceColor',[0 0 0]);
rectangle('Position',[750 -2343.75 93.75 93.75], 'FaceColor',[0 0 0]);
rectangle('Position',[843.75 -2343.75 93.75 93.75], 'FaceColor',[1 1 1]);
rectangle('Position',[750 -2437.5 93.75 93.75], 'FaceColor',[0 0 0]);
rectangle('Position',[843.75 -2437.5 93.75 93.75], 'FaceColor',[1 1 1]);
rectangle('Position',[750 -2531.25 93.75 93.75], 'FaceColor',[0 0 0]);
rectangle('Position',[843.75 -2531.25 93.75 93.75], 'FaceColor',[1 1 1]);
rectangle('Position',[750 -2625 93.75 93.75], 'FaceColor',[0 0 0]);
rectangle('Position',[843.75 -2625 93.75 93.75], 'FaceColor',[0 0 0]);
rectangle('Position',[937.5 -2531.25 93.75 93.75], 'FaceColor',[1 1 1]);
rectangle('Position',[1031.25 -2531.25 93.75 93.75], 'FaceColor',[1 1 1]);
rectangle('Position',[937.5 -2625 93.75 93.75], 'FaceColor',[0 0 0]);
rectangle('Position',[1031.25 -2625 93.75 93.75], 'FaceColor',[0 0 0]);
rectangle('Position',[1125 -2343.75 93.75 93.75], 'FaceColor',[0 0 0]);
rectangle('Position',[1218.75 -2343.75 93.75 93.75], 'FaceColor',[0 0 0]);
rectangle('Position',[1125 -2437.5 93.75 93.75], 'FaceColor',[1 1 1]);
rectangle('Position',[1218.75 -2437.5 93.75 93.75], 'FaceColor',[1 1 1]);
rectangle('Position',[1312.5 -2343.75 93.75 93.75], 'FaceColor',[0 0 0]);
rectangle('Position',[1406.25 -2343.75 93.75 93.75], 'FaceColor',[0 0 0]);
rectangle('Position',[1312.5 -2437.5 93.75 93.75], 'FaceColor',[1 1 1]);
rectangle('Position',[1406.25 -2437.5 93.75 93.75], 'FaceColor',[1 1 1]);
rectangle('Position',[1125 -2531.25 93.75 93.75], 'FaceColor',[1 1 1]);
rectangle('Position',[1218.75 -2531.25 93.75 93.75], 'FaceColor',[1 1 1]);
rectangle('Position',[1125 -2625 93.75 93.75], 'FaceColor',[0 0 0]);
rectangle('Position',[1218.75 -2625 93.75 93.75], 'FaceColor',[0 0 0]);
rectangle('Position',[1312.5 -2531.25 93.75 93.75], 'FaceColor',[1 1 1]);
rectangle('Position',[1406.25 -2531.25 93.75 93.75], 'FaceColor',[1 1 1]);
rectangle('Position',[1312.5 -2625 93.75 93.75], 'FaceColor',[0 0 0]);
rectangle('Position',[1406.25 -2625 93.75 93.75], 'FaceColor',[1 1 1]);
rectangle('Position',[750 -2718.75 93.75 93.75], 'FaceColor',[0 0 0]);
rectangle('Position',[843.75 -2718.75 93.75 93.75], 'FaceColor',[0 0 0]);
rectangle('Position',[750 -2812.5 93.75 93.75], 'FaceColor',[0 0 0]);
rectangle('Position',[843.75 -2812.5 93.75 93.75], 'FaceColor',[1 1 1]);
rectangle('Position',[937.5 -2718.75 93.75 93.75], 'FaceColor',[0 0 0]);
rectangle('Position',[1031.25 -2718.75 93.75 93.75], 'FaceColor',[0 0 0]);
rectangle('Position',[937.5 -2812.5 93.75 93.75], 'FaceColor',[1 1 1]);
rectangle('Position',[1031.25 -2812.5 93.75 93.75], 'FaceColor',[1 1 1]);
rectangle('Position',[750 -2906.25 93.75 93.75], 'FaceColor',[0 0 0]);
rectangle('Position',[843.75 -2906.25 93.75 93.75], 'FaceColor',[1 1 1]);
rectangle('Position',[750 -3000 93.75 93.75], 'FaceColor',[0 0 0]);
rectangle('Position',[843.75 -3000 93.75 93.75], 'FaceColor',[0 0 0]);
rectangle('Position',[937.5 -2906.25 93.75 93.75], 'FaceColor',[1 1 1]);
rectangle('Position',[1031.25 -2906.25 93.75 93.75], 'FaceColor',[1 1 1]);
rectangle('Position',[937.5 -3000 93.75 93.75], 'FaceColor',[0 0 0]);
rectangle('Position',[1031.25 -3000 93.75 93.75], 'FaceColor',[0 0 0]);
rectangle('Position',[1125 -2718.75 93.75 93.75], 'FaceColor',[0 0 0]);
rectangle('Position',[1218.75 -2718.75 93.75 93.75], 'FaceColor',[0 0 0]);
rectangle('Position',[1125 -2812.5 93.75 93.75], 'FaceColor',[1 1 1]);
rectangle('Position',[1218.75 -2812.5 93.75 93.75], 'FaceColor',[1 1 1]);
rectangle('Position',[1312.5 -2718.75 93.75 93.75], 'FaceColor',[0 0 0]);
rectangle('Position',[1406.25 -2718.75 93.75 93.75], 'FaceColor',[1 1 1]);
rectangle('Position',[1312.5 -2812.5 93.75 93.75], 'FaceColor',[1 1 1]);
rectangle('Position',[1406.25 -2812.5 93.75 93.75], 'FaceColor',[1 1 1]);
rectangle('Position',[1125 -2906.25 93.75 93.75], 'FaceColor',[1 1 1]);
rectangle('Position',[1218.75 -2906.25 93.75 93.75], 'FaceColor',[1 1 1]);
rectangle('Position',[1125 -3000 93.75 93.75], 'FaceColor',[0 0 0]);
rectangle('Position',[1218.75 -3000 93.75 93.75], 'FaceColor',[0 0 0]);
rectangle('Position',[1312.5 -2906.25 93.75 93.75], 'FaceColor',[1 1 1]);
rectangle('Position',[1406.25 -2906.25 93.75 93.75], 'FaceColor',[1 1 1]);
rectangle('Position',[1312.5 -3000 93.75 93.75], 'FaceColor',[0 0 0]);
rectangle('Position',[1406.25 -3000 93.75 93.75], 'FaceColor',[0 0 0]);
rectangle('Position',[1687.5 -1593.75 93.75 93.75], 'FaceColor',[0 0 0]);
rectangle('Position',[1781.25 -1593.75 93.75 93.75], 'FaceColor',[0 0 0]);
rectangle('Position',[1687.5 -1687.5 93.75 93.75], 'FaceColor',[0 0 0]);
rectangle('Position',[1781.25 -1687.5 93.75 93.75], 'FaceColor',[1 1 1]);
rectangle('Position',[1687.5 -1781.25 93.75 93.75], 'FaceColor',[0 0 0]);
rectangle('Position',[1781.25 -1781.25 93.75 93.75], 'FaceColor',[1 1 1]);
rectangle('Position',[1687.5 -1875 93.75 93.75], 'FaceColor',[0 0 0]);
rectangle('Position',[1781.25 -1875 93.75 93.75], 'FaceColor',[1 1 1]);
rectangle('Position',[1875 -1593.75 93.75 93.75], 'FaceColor',[0 0 0]);
rectangle('Position',[1968.75 -1593.75 93.75 93.75], 'FaceColor',[1 1 1]);
rectangle('Position',[1875 -1687.5 93.75 93.75], 'FaceColor',[1 1 1]);
rectangle('Position',[1968.75 -1687.5 93.75 93.75], 'FaceColor',[1 1 1]);
rectangle('Position',[1500 -1968.75 93.75 93.75], 'FaceColor',[0 0 0]);
rectangle('Position',[1593.75 -1968.75 93.75 93.75], 'FaceColor',[0 0 0]);
rectangle('Position',[1500 -2062.5 93.75 93.75], 'FaceColor',[1 1 1]);
rectangle('Position',[1593.75 -2062.5 93.75 93.75], 'FaceColor',[1 1 1]);
rectangle('Position',[1687.5 -1968.75 93.75 93.75], 'FaceColor',[0 0 0]);
rectangle('Position',[1781.25 -1968.75 93.75 93.75], 'FaceColor',[1 1 1]);
rectangle('Position',[1687.5 -2062.5 93.75 93.75], 'FaceColor',[1 1 1]);
rectangle('Position',[1781.25 -2062.5 93.75 93.75], 'FaceColor',[1 1 1]);
rectangle('Position',[2625 -1593.75 93.75 93.75], 'FaceColor',[1 1 1]);
rectangle('Position',[2718.75 -1593.75 93.75 93.75], 'FaceColor',[0 0 0]);
rectangle('Position',[2625 -1687.5 93.75 93.75], 'FaceColor',[1 1 1]);
rectangle('Position',[2718.75 -1687.5 93.75 93.75], 'FaceColor',[0 0 0]);
rectangle('Position',[2812.5 -1781.25 93.75 93.75], 'FaceColor',[1 1 1]);
rectangle('Position',[2906.25 -1781.25 93.75 93.75], 'FaceColor',[0 0 0]);
rectangle('Position',[2812.5 -1875 93.75 93.75], 'FaceColor',[1 1 1]);
rectangle('Position',[2906.25 -1875 93.75 93.75], 'FaceColor',[0 0 0]);
rectangle('Position',[2812.5 -1968.75 93.75 93.75], 'FaceColor',[1 1 1]);
rectangle('Position',[2906.25 -1968.75 93.75 93.75], 'FaceColor',[0 0 0]);
rectangle('Position',[2812.5 -2062.5 93.75 93.75], 'FaceColor',[1 1 1]);
rectangle('Position',[2906.25 -2062.5 93.75 93.75], 'FaceColor',[0 0 0]);
rectangle('Position',[1500 -2343.75 93.75 93.75], 'FaceColor',[0 0 0]);
rectangle('Position',[1593.75 -2343.75 93.75 93.75], 'FaceColor',[0 0 0]);
rectangle('Position',[1500 -2437.5 93.75 93.75], 'FaceColor',[1 1 1]);
rectangle('Position',[1593.75 -2437.5 93.75 93.75], 'FaceColor',[0 0 0]);
rectangle('Position',[1500 -2531.25 93.75 93.75], 'FaceColor',[1 1 1]);
rectangle('Position',[1593.75 -2531.25 93.75 93.75], 'FaceColor',[0 0 0]);
rectangle('Position',[1500 -2625 93.75 93.75], 'FaceColor',[1 1 1]);
rectangle('Position',[1593.75 -2625 93.75 93.75], 'FaceColor',[0 0 0]);
rectangle('Position',[1875 -2531.25 93.75 93.75], 'FaceColor',[1 1 1]);
rectangle('Position',[1968.75 -2531.25 93.75 93.75], 'FaceColor',[1 1 1]);
rectangle('Position',[1875 -2625 93.75 93.75], 'FaceColor',[0 0 0]);
rectangle('Position',[1968.75 -2625 93.75 93.75], 'FaceColor',[0 0 0]);
rectangle('Position',[2062.5 -2531.25 93.75 93.75], 'FaceColor',[1 1 1]);
rectangle('Position',[2156.25 -2531.25 93.75 93.75], 'FaceColor',[1 1 1]);
rectangle('Position',[2062.5 -2625 93.75 93.75], 'FaceColor',[0 0 0]);
rectangle('Position',[2156.25 -2625 93.75 93.75], 'FaceColor',[1 1 1]);
rectangle('Position',[1500 -2718.75 93.75 93.75], 'FaceColor',[1 1 1]);
rectangle('Position',[1593.75 -2718.75 93.75 93.75], 'FaceColor',[0 0 0]);
rectangle('Position',[1500 -2812.5 93.75 93.75], 'FaceColor',[1 1 1]);
rectangle('Position',[1593.75 -2812.5 93.75 93.75], 'FaceColor',[0 0 0]);
rectangle('Position',[1500 -2906.25 93.75 93.75], 'FaceColor',[1 1 1]);
rectangle('Position',[1593.75 -2906.25 93.75 93.75], 'FaceColor',[0 0 0]);
rectangle('Position',[1500 -3000 93.75 93.75], 'FaceColor',[0 0 0]);
rectangle('Position',[1593.75 -3000 93.75 93.75], 'FaceColor',[0 0 0]);
rectangle('Position',[1875 -2718.75 93.75 93.75], 'FaceColor',[0 0 0]);
rectangle('Position',[1968.75 -2718.75 93.75 93.75], 'FaceColor',[0 0 0]);
rectangle('Position',[1875 -2812.5 93.75 93.75], 'FaceColor',[1 1 1]);
rectangle('Position',[1968.75 -2812.5 93.75 93.75], 'FaceColor',[1 1 1]);
rectangle('Position',[2062.5 -2718.75 93.75 93.75], 'FaceColor',[0 0 0]);
rectangle('Position',[2156.25 -2718.75 93.75 93.75], 'FaceColor',[1 1 1]);
rectangle('Position',[2062.5 -2812.5 93.75 93.75], 'FaceColor',[1 1 1]);
rectangle('Position',[2156.25 -2812.5 93.75 93.75], 'FaceColor',[1 1 1]);
rectangle('Position',[1875 -2906.25 93.75 93.75], 'FaceColor',[1 1 1]);
rectangle('Position',[1968.75 -2906.25 93.75 93.75], 'FaceColor',[1 1 1]);
rectangle('Position',[1875 -3000 93.75 93.75], 'FaceColor',[0 0 0]);
rectangle('Position',[1968.75 -3000 93.75 93.75], 'FaceColor',[0 0 0]);
rectangle('Position',[2062.5 -2906.25 93.75 93.75], 'FaceColor',[1 1 1]);
rectangle('Position',[2156.25 -2906.25 93.75 93.75], 'FaceColor',[1 1 1]);
rectangle('Position',[2062.5 -3000 93.75 93.75], 'FaceColor',[0 0 0]);
rectangle('Position',[2156.25 -3000 93.75 93.75], 'FaceColor',[0 0 0]);
rectangle('Position',[2250 -2343.75 93.75 93.75], 'FaceColor',[0 0 0]);
rectangle('Position',[2343.75 -2343.75 93.75 93.75], 'FaceColor',[0 0 0]);
rectangle('Position',[2250 -2437.5 93.75 93.75], 'FaceColor',[1 1 1]);
rectangle('Position',[2343.75 -2437.5 93.75 93.75], 'FaceColor',[1 1 1]);
rectangle('Position',[2625 -2343.75 93.75 93.75], 'FaceColor',[0 0 0]);
rectangle('Position',[2718.75 -2343.75 93.75 93.75], 'FaceColor',[0 0 0]);
rectangle('Position',[2625 -2437.5 93.75 93.75], 'FaceColor',[1 1 1]);
rectangle('Position',[2718.75 -2437.5 93.75 93.75], 'FaceColor',[1 1 1]);
rectangle('Position',[2812.5 -2343.75 93.75 93.75], 'FaceColor',[0 0 0]);
rectangle('Position',[2906.25 -2343.75 93.75 93.75], 'FaceColor',[0 0 0]);
rectangle('Position',[2812.5 -2437.5 93.75 93.75], 'FaceColor',[1 1 1]);
rectangle('Position',[2906.25 -2437.5 93.75 93.75], 'FaceColor',[0 0 0]);
rectangle('Position',[2812.5 -2531.25 93.75 93.75], 'FaceColor',[1 1 1]);
rectangle('Position',[2906.25 -2531.25 93.75 93.75], 'FaceColor',[0 0 0]);
rectangle('Position',[2812.5 -2625 93.75 93.75], 'FaceColor',[1 1 1]);
rectangle('Position',[2906.25 -2625 93.75 93.75], 'FaceColor',[0 0 0]);
rectangle('Position',[2437.5 -2718.75 93.75 93.75], 'FaceColor',[0 0 0]);
rectangle('Position',[2531.25 -2718.75 93.75 93.75], 'FaceColor',[0 0 0]);
rectangle('Position',[2437.5 -2812.5 93.75 93.75], 'FaceColor',[1 1 1]);
rectangle('Position',[2531.25 -2812.5 93.75 93.75], 'FaceColor',[1 1 1]);
rectangle('Position',[2250 -2906.25 93.75 93.75], 'FaceColor',[1 1 1]);
rectangle('Position',[2343.75 -2906.25 93.75 93.75], 'FaceColor',[1 1 1]);
rectangle('Position',[2250 -3000 93.75 93.75], 'FaceColor',[0 0 0]);
rectangle('Position',[2343.75 -3000 93.75 93.75], 'FaceColor',[0 0 0]);
rectangle('Position',[2437.5 -2906.25 93.75 93.75], 'FaceColor',[1 1 1]);
rectangle('Position',[2531.25 -2906.25 93.75 93.75], 'FaceColor',[1 1 1]);
rectangle('Position',[2437.5 -3000 93.75 93.75], 'FaceColor',[0 0 0]);
rectangle('Position',[2531.25 -3000 93.75 93.75], 'FaceColor',[0 0 0]);
rectangle('Position',[2812.5 -2718.75 93.75 93.75], 'FaceColor',[1 1 1]);
rectangle('Position',[2906.25 -2718.75 93.75 93.75], 'FaceColor',[0 0 0]);
rectangle('Position',[2812.5 -2812.5 93.75 93.75], 'FaceColor',[1 1 1]);
rectangle('Position',[2906.25 -2812.5 93.75 93.75], 'FaceColor',[0 0 0]);
rectangle('Position',[2625 -2906.25 93.75 93.75], 'FaceColor',[1 1 1]);
rectangle('Position',[2718.75 -2906.25 93.75 93.75], 'FaceColor',[1 1 1]);
rectangle('Position',[2625 -3000 93.75 93.75], 'FaceColor',[0 0 0]);
rectangle('Position',[2718.75 -3000 93.75 93.75], 'FaceColor',[0 0 0]);
rectangle('Position',[2812.5 -2906.25 93.75 93.75], 'FaceColor',[1 1 1]);
rectangle('Position',[2906.25 -2906.25 93.75 93.75], 'FaceColor',[0 0 0]);
rectangle('Position',[2812.5 -3000 93.75 93.75], 'FaceColor',[0 0 0]);
rectangle('Position',[2906.25 -3000 93.75 93.75], 'FaceColor',[0 0 0]);
X=[2800,2625,2531.25,2437.5,2437.5,2250,2100,1875,1781.25,1687.5,1593.75,1500,1312.5,1312.5,1125,937.5,750,562.5,468.75,375,281.25,281.25,281.25,375,375,375,375,187.5,187.5,187.5,200,200];
Y=[-2800,-2775,-2737.5,-2718.75,-2625,-2437.5,-2250,-2062.5,-2062.5,-2062.5,-2043.75,-1987.5,-1875,-1687.5,-1500,-1312.5,-1312.5,-1312.5,-1406.25,-1500,-1593.75,-1687.5,-1781.25,-1875,-2062.5,-2156.25,-2250,-2437.5,-2531.25,-2625,-2800,-2800];
hold on;
plot(X,Y,'r');
plot(X,Y,'bo');
legend('9538.49','Location','southoutside');
